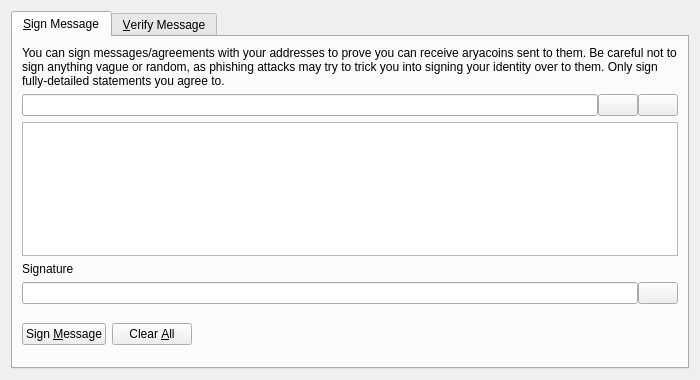
<?xml version="1.0" encoding="UTF-8"?>
<ui version="4.0">
 <class>SignVerifyMessageDialog</class>
 <widget class="QDialog" name="SignVerifyMessageDialog">
  <property name="geometry">
   <rect>
    <x>0</x>
    <y>0</y>
    <width>700</width>
    <height>380</height>
   </rect>
  </property>
  <property name="windowTitle">
   <string>Signatures - Sign / Verify a Message</string>
  </property>
  <property name="modal">
   <bool>true</bool>
  </property>
  <layout class="QVBoxLayout" name="verticalLayout">
   <item>
    <widget class="QTabWidget" name="tabWidget">
     <property name="currentIndex">
      <number>0</number>
     </property>
     <widget class="QWidget" name="tabSignMessage">
      <attribute name="title">
       <string>&amp;Sign Message</string>
      </attribute>
      <layout class="QVBoxLayout" name="verticalLayout_SM">
       <item>
        <widget class="QLabel" name="infoLabel_SM">
         <property name="text">
          <string>You can sign messages/agreements with your addresses to prove you can receive aryacoins sent to them. Be careful not to sign anything vague or random, as phishing attacks may try to trick you into signing your identity over to them. Only sign fully-detailed statements you agree to.</string>
         </property>
         <property name="textFormat">
          <enum>Qt::PlainText</enum>
         </property>
         <property name="wordWrap">
          <bool>true</bool>
         </property>
        </widget>
       </item>
       <item>
        <layout class="QHBoxLayout" name="horizontalLayout_1_SM">
         <property name="spacing">
          <number>0</number>
         </property>
         <item>
          <widget class="QValidatedLineEdit" name="addressIn_SM">
           <property name="toolTip">
            <string>The Aryacoin address to sign the message with</string>
           </property>
          </widget>
         </item>
         <item>
          <widget class="QPushButton" name="addressBookButton_SM">
           <property name="toolTip">
            <string>Choose previously used address</string>
           </property>
           <property name="text">
            <string/>
           </property>
           <property name="icon">
            <iconset resource="../bitcoin.qrc">
             <normaloff>:/icons/address-book</normaloff>:/icons/address-book</iconset>
           </property>
           <property name="shortcut">
            <string>Alt+A</string>
           </property>
           <property name="autoDefault">
            <bool>false</bool>
           </property>
          </widget>
         </item>
         <item>
          <widget class="QPushButton" name="pasteButton_SM">
           <property name="toolTip">
            <string>Paste address from clipboard</string>
           </property>
           <property name="text">
            <string/>
           </property>
           <property name="icon">
            <iconset resource="../bitcoin.qrc">
             <normaloff>:/icons/editpaste</normaloff>:/icons/editpaste</iconset>
           </property>
           <property name="shortcut">
            <string>Alt+P</string>
           </property>
           <property name="autoDefault">
            <bool>false</bool>
           </property>
          </widget>
         </item>
        </layout>
       </item>
       <item>
        <widget class="QPlainTextEdit" name="messageIn_SM">
         <property name="toolTip">
          <string>Enter the message you want to sign here</string>
         </property>
        </widget>
       </item>
       <item>
        <widget class="QLabel" name="signatureLabel_SM">
         <property name="text">
          <string>Signature</string>
         </property>
         <property name="textFormat">
          <enum>Qt::PlainText</enum>
         </property>
        </widget>
       </item>
       <item>
        <layout class="QHBoxLayout" name="horizontalLayout_2_SM">
         <property name="spacing">
          <number>0</number>
         </property>
         <item>
          <widget class="QLineEdit" name="signatureOut_SM">
           <property name="font">
            <font>
             <italic>true</italic>
            </font>
           </property>
           <property name="readOnly">
            <bool>true</bool>
           </property>
          </widget>
         </item>
         <item>
          <widget class="QPushButton" name="copySignatureButton_SM">
           <property name="toolTip">
            <string>Copy the current signature to the system clipboard</string>
           </property>
           <property name="text">
            <string/>
           </property>
           <property name="icon">
            <iconset resource="../bitcoin.qrc">
             <normaloff>:/icons/editcopy</normaloff>:/icons/editcopy</iconset>
           </property>
           <property name="autoDefault">
            <bool>false</bool>
           </property>
          </widget>
         </item>
        </layout>
       </item>
       <item>
        <layout class="QHBoxLayout" name="horizontalLayout_3_SM">
         <item>
          <widget class="QPushButton" name="signMessageButton_SM">
           <property name="toolTip">
            <string>Sign the message to prove you own this Aryacoin address</string>
           </property>
           <property name="text">
            <string>Sign &amp;Message</string>
           </property>
           <property name="icon">
            <iconset resource="../bitcoin.qrc">
             <normaloff>:/icons/edit</normaloff>:/icons/edit</iconset>
           </property>
           <property name="autoDefault">
            <bool>false</bool>
           </property>
          </widget>
         </item>
         <item>
          <widget class="QPushButton" name="clearButton_SM">
           <property name="toolTip">
            <string>Reset all sign message fields</string>
           </property>
           <property name="text">
            <string>Clear &amp;All</string>
           </property>
           <property name="icon">
            <iconset resource="../bitcoin.qrc">
             <normaloff>:/icons/remove</normaloff>:/icons/remove</iconset>
           </property>
           <property name="autoDefault">
            <bool>false</bool>
           </property>
          </widget>
         </item>
         <item>
          <spacer name="horizontalSpacer_1_SM">
           <property name="orientation">
            <enum>Qt::Horizontal</enum>
           </property>
           <property name="sizeHint" stdset="0">
            <size>
             <width>40</width>
             <height>48</height>
            </size>
           </property>
          </spacer>
         </item>
         <item>
          <widget class="QLabel" name="statusLabel_SM">
           <property name="font">
            <font>
             <weight>75</weight>
             <bold>true</bold>
            </font>
           </property>
           <property name="text">
            <string/>
           </property>
           <property name="wordWrap">
            <bool>true</bool>
           </property>
          </widget>
         </item>
         <item>
          <spacer name="horizontalSpacer_2_SM">
           <property name="orientation">
            <enum>Qt::Horizontal</enum>
           </property>
           <property name="sizeHint" stdset="0">
            <size>
             <width>40</width>
             <height>48</height>
            </size>
           </property>
          </spacer>
         </item>
        </layout>
       </item>
      </layout>
     </widget>
     <widget class="QWidget" name="tabVerifyMessage">
      <attribute name="title">
       <string>&amp;Verify Message</string>
      </attribute>
      <layout class="QVBoxLayout" name="verticalLayout_VM">
       <item>
        <widget class="QLabel" name="infoLabel_VM">
         <property name="text">
          <string>Enter the receiver's address, message (ensure you copy line breaks, spaces, tabs, etc. exactly) and signature below to verify the message. Be careful not to read more into the signature than what is in the signed message itself, to avoid being tricked by a man-in-the-middle attack. Note that this only proves the signing party receives with the address, it cannot prove sendership of any transaction!</string>
         </property>
         <property name="textFormat">
          <enum>Qt::PlainText</enum>
         </property>
         <property name="alignment">
          <set>Qt::AlignLeading|Qt::AlignLeft|Qt::AlignTop</set>
         </property>
         <property name="wordWrap">
          <bool>true</bool>
         </property>
        </widget>
       </item>
       <item>
        <layout class="QHBoxLayout" name="horizontalLayout_1_VM">
         <property name="spacing">
          <number>0</number>
         </property>
         <item>
          <widget class="QValidatedLineEdit" name="addressIn_VM">
           <property name="toolTip">
            <string>The Aryacoin address the message was signed with</string>
           </property>
          </widget>
         </item>
         <item>
          <widget class="QPushButton" name="addressBookButton_VM">
           <property name="toolTip">
            <string>Choose previously used address</string>
           </property>
           <property name="text">
            <string/>
           </property>
           <property name="icon">
            <iconset resource="../bitcoin.qrc">
             <normaloff>:/icons/address-book</normaloff>:/icons/address-book</iconset>
           </property>
           <property name="shortcut">
            <string>Alt+A</string>
           </property>
           <property name="autoDefault">
            <bool>false</bool>
           </property>
          </widget>
         </item>
        </layout>
       </item>
       <item>
        <widget class="QPlainTextEdit" name="messageIn_VM"/>
       </item>
       <item>
        <widget class="QValidatedLineEdit" name="signatureIn_VM"/>
       </item>
       <item>
        <layout class="QHBoxLayout" name="horizontalLayout_2_VM">
         <item>
          <widget class="QPushButton" name="verifyMessageButton_VM">
           <property name="toolTip">
            <string>Verify the message to ensure it was signed with the specified Aryacoin address</string>
           </property>
           <property name="text">
            <string>Verify &amp;Message</string>
           </property>
           <property name="icon">
            <iconset resource="../bitcoin.qrc">
             <normaloff>:/icons/transaction_0</normaloff>:/icons/transaction_0</iconset>
           </property>
           <property name="autoDefault">
            <bool>false</bool>
           </property>
          </widget>
         </item>
         <item>
          <widget class="QPushButton" name="clearButton_VM">
           <property name="toolTip">
            <string>Reset all verify message fields</string>
           </property>
           <property name="text">
            <string>Clear &amp;All</string>
           </property>
           <property name="icon">
            <iconset resource="../bitcoin.qrc">
             <normaloff>:/icons/remove</normaloff>:/icons/remove</iconset>
           </property>
           <property name="autoDefault">
            <bool>false</bool>
           </property>
          </widget>
         </item>
         <item>
          <spacer name="horizontalSpacer_1_VM">
           <property name="orientation">
            <enum>Qt::Horizontal</enum>
           </property>
           <property name="sizeHint" stdset="0">
            <size>
             <width>40</width>
             <height>48</height>
            </size>
           </property>
          </spacer>
         </item>
         <item>
          <widget class="QLabel" name="statusLabel_VM">
           <property name="font">
            <font>
             <weight>75</weight>
             <bold>true</bold>
            </font>
           </property>
           <property name="text">
            <string/>
           </property>
           <property name="wordWrap">
            <bool>true</bool>
           </property>
          </widget>
         </item>
         <item>
          <spacer name="horizontalSpacer_2_VM">
           <property name="orientation">
            <enum>Qt::Horizontal</enum>
           </property>
           <property name="sizeHint" stdset="0">
            <size>
             <width>40</width>
             <height>48</height>
            </size>
           </property>
          </spacer>
         </item>
        </layout>
       </item>
      </layout>
     </widget>
    </widget>
   </item>
  </layout>
 </widget>
 <customwidgets>
  <customwidget>
   <class>QValidatedLineEdit</class>
   <extends>QLineEdit</extends>
   <header>qvalidatedlineedit.h</header>
  </customwidget>
 </customwidgets>
 <resources>
  <include location="../bitcoin.qrc"/>
 </resources>
 <connections/>
</ui>
